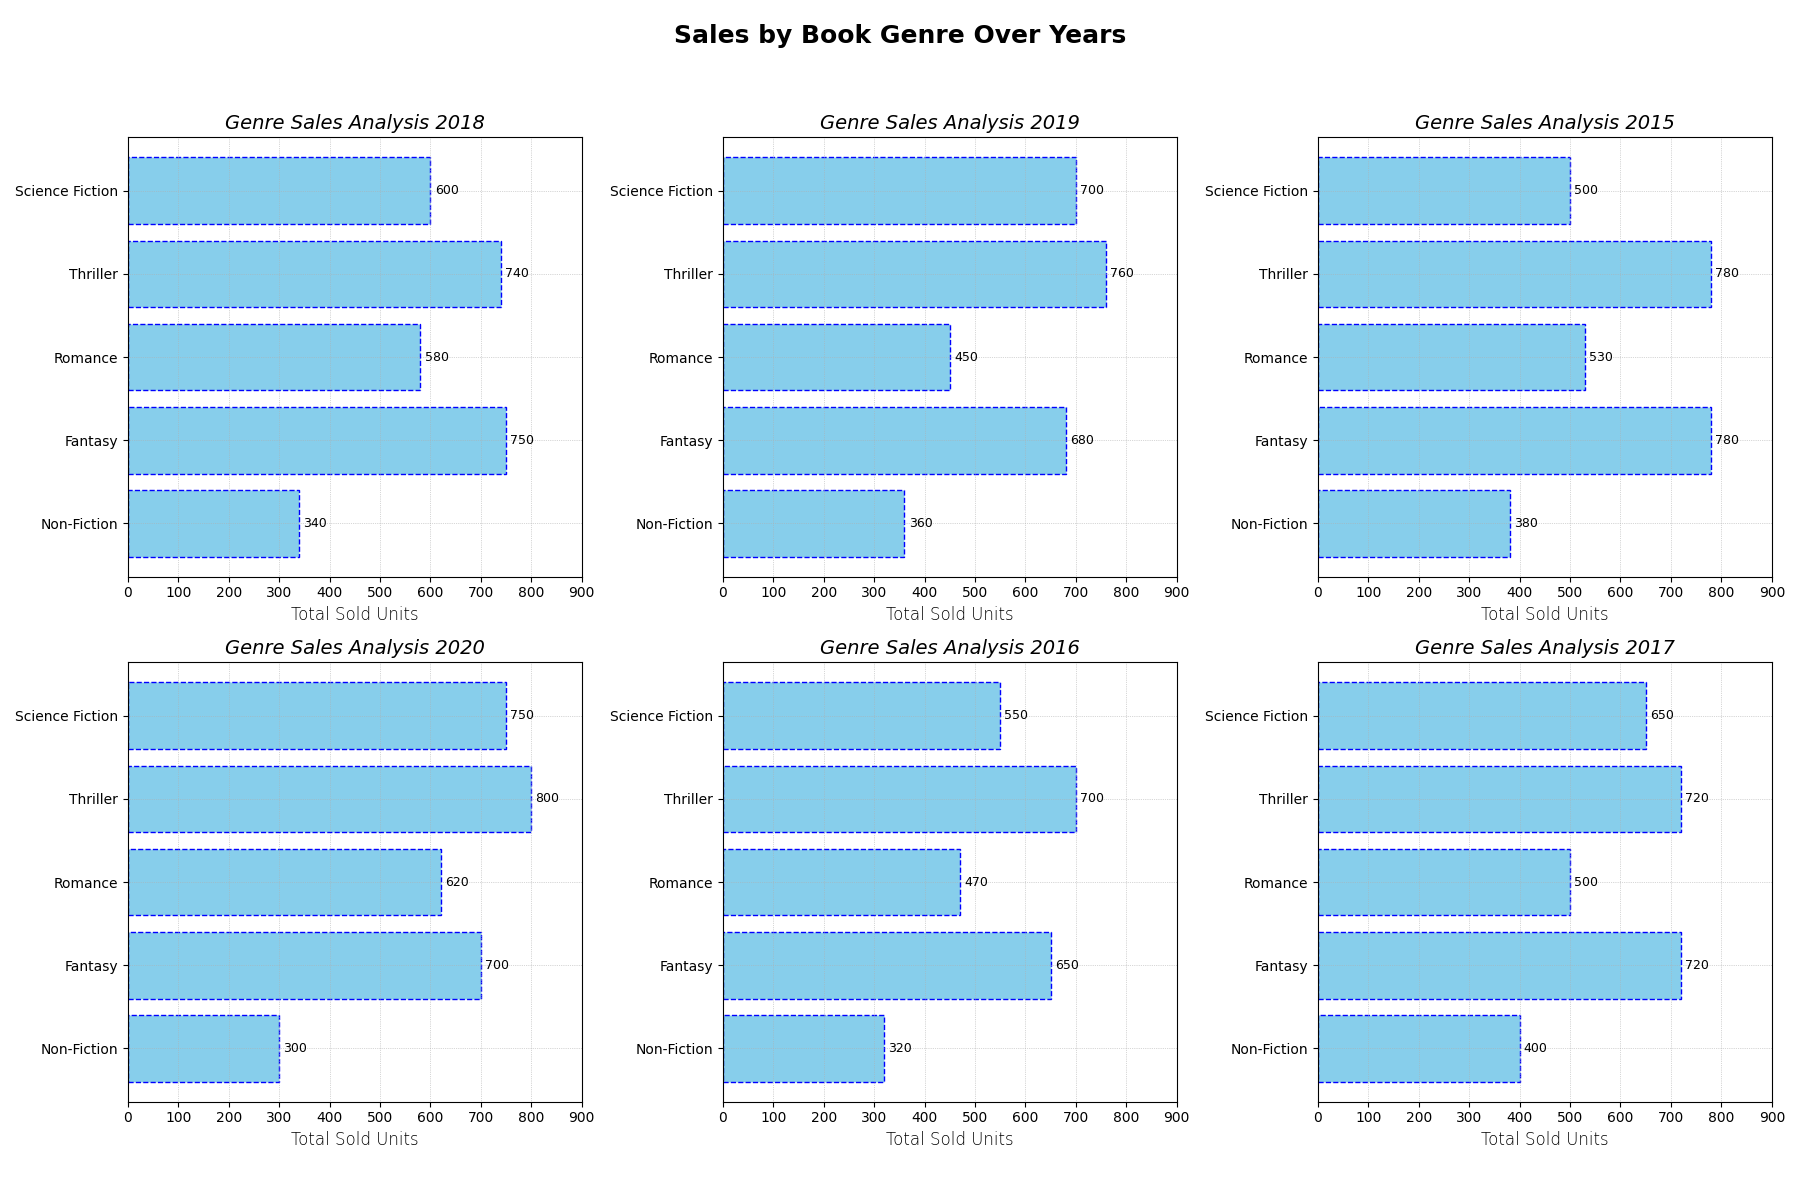

Write the Python code that produced this figure.
import matplotlib.pyplot as plt
import numpy as np

genres = ['Non-Fiction', 'Fantasy', 'Romance', 'Thriller', 'Science Fiction']
years = [2018, 2019, 2015, 2020, 2016, 2017]

# Manually shuffled sales data within each genre
sales_data = {
    'Science Fiction': [600, 700, 500, 750, 550, 650],
    'Romance': [580, 450, 530, 620, 470, 500],
    'Thriller': [740, 760, 780, 800, 700, 720],
    'Non-Fiction': [340, 360, 380, 300, 320, 400],
    'Fantasy': [750, 680, 780, 700, 650, 720]
}

fig, ax = plt.subplots(nrows=2, ncols=3, figsize=(18, 12))
ax = ax.flatten()

for i, year in enumerate(years):
    ax[i].set_title(f"Genre Sales Analysis {year}", fontsize=14, fontstyle='italic')
    bars = ax[i].barh(genres, [sales_data[genre][i] for genre in genres],
                      color='skyblue', edgecolor='blue', linestyle='--')
    ax[i].grid(True, linestyle=':', linewidth=0.5)
    ax[i].set_xlim(0, max(max(sales) for sales in sales_data.values()) + 100)
    ax[i].set_xlabel("Total Sold Units", fontsize=12, fontweight='light')
    ax[i].bar_label(bars, padding=3, fontsize=9)

fig.suptitle("Sales by Book Genre Over Years", fontsize=18, fontweight='bold')
plt.tight_layout(rect=[0, 0.03, 1, 0.95])

plt.show()
